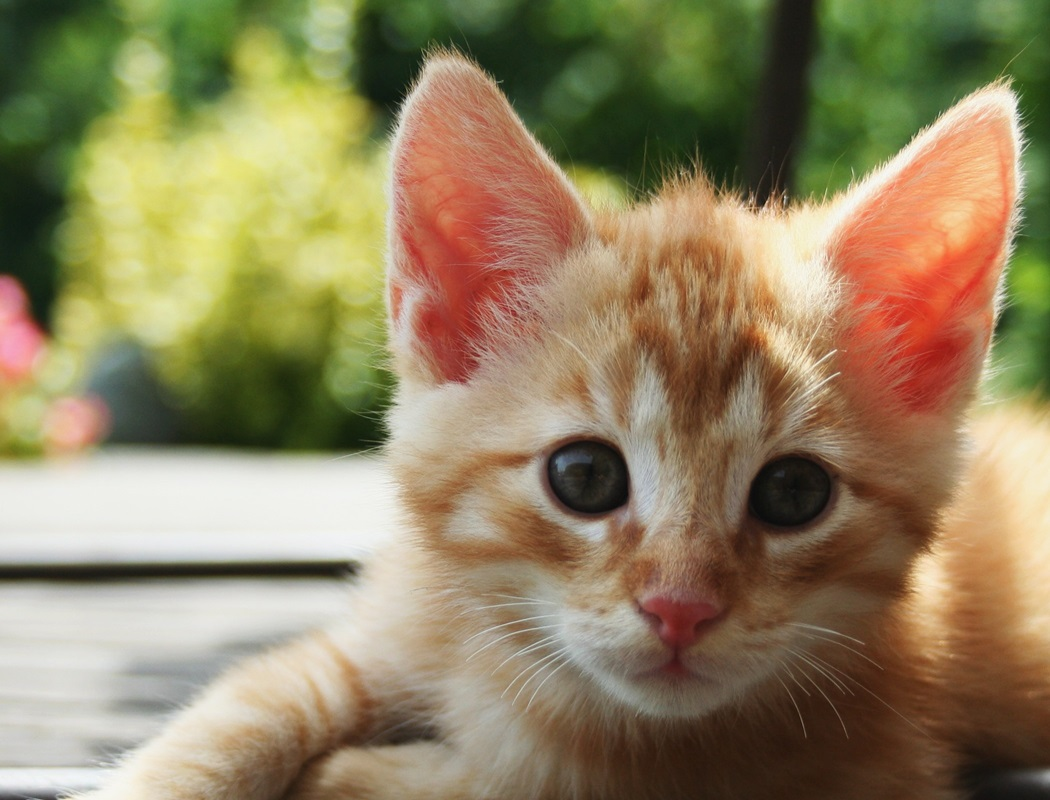
#> input picture IVP7/Assignment1/Kitten.jpeg, 1050 x 800 px
$ python edge.py
#> lines starting #> are read from the running program, lines starting #| are printed output that depends on the picture
import cv2
import numpy as np

# Load an image from file in grayscale
image = cv2.imread('Kitten.jpeg', cv2.IMREAD_GRAYSCALE)
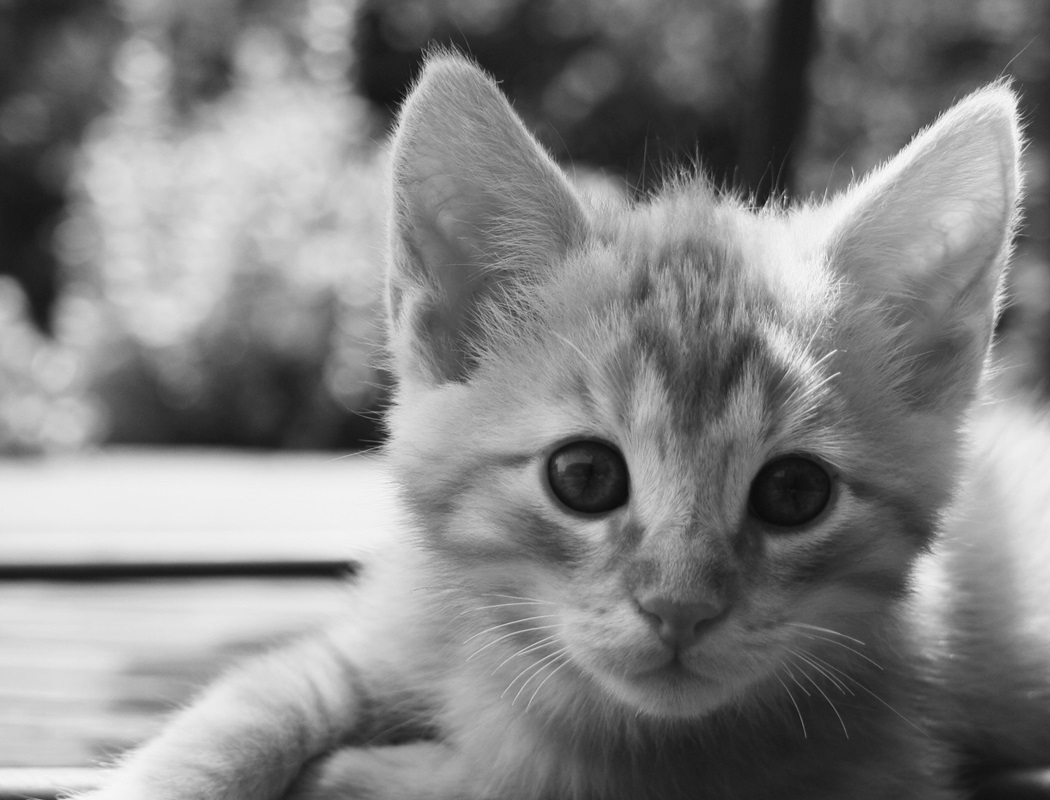
#> image: shape (800, 1050); min 11, max 250, mean 131.5

# Ensure the image is not None
if image is not None:
    # Apply Canny edge detection
    edges = cv2.Canny(image, 50, 150)
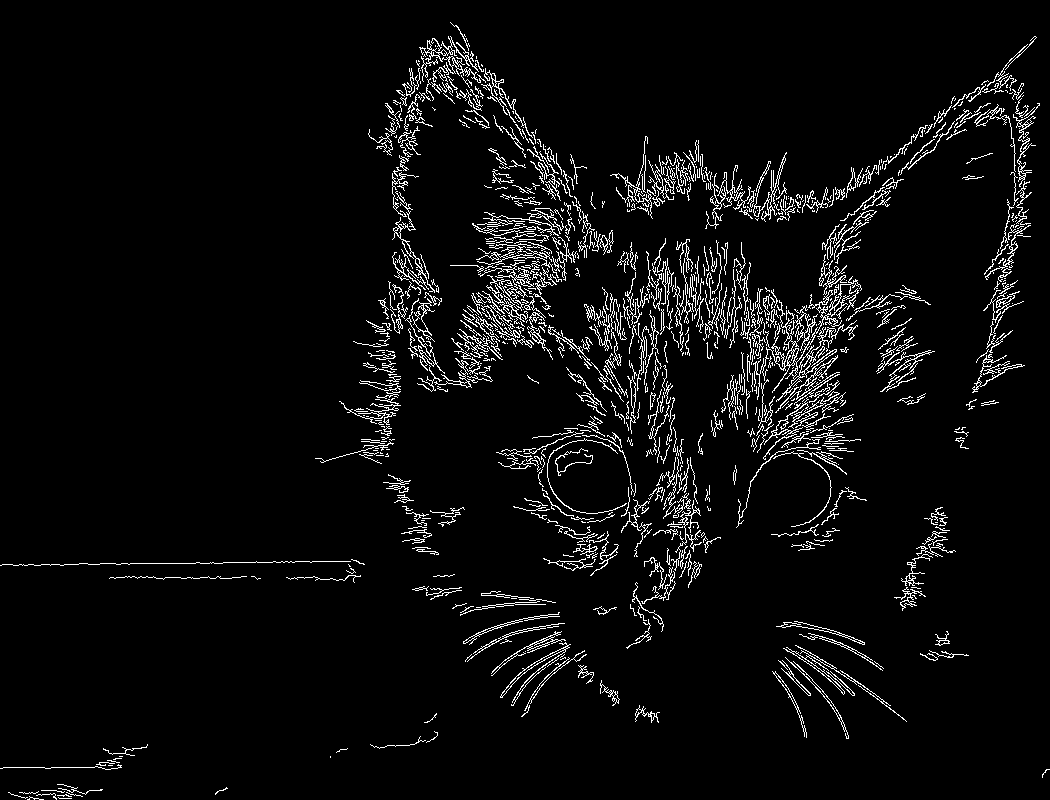
#> edges: shape (800, 1050); 4.7% white in thin lines or dots

    # Display the original and edge-detected images (optional)
    cv2.imshow('Original Image', image)
    cv2.imshow('Edge Detection', edges)

    # Save the edge-detected image
    cv2.imwrite('edge_detected_image.jpg', edges)

    # Wait for a key press and close windows
    cv2.waitKey(0)
    cv2.destroyAllWindows()
else:
    print("Error loading the image.")
